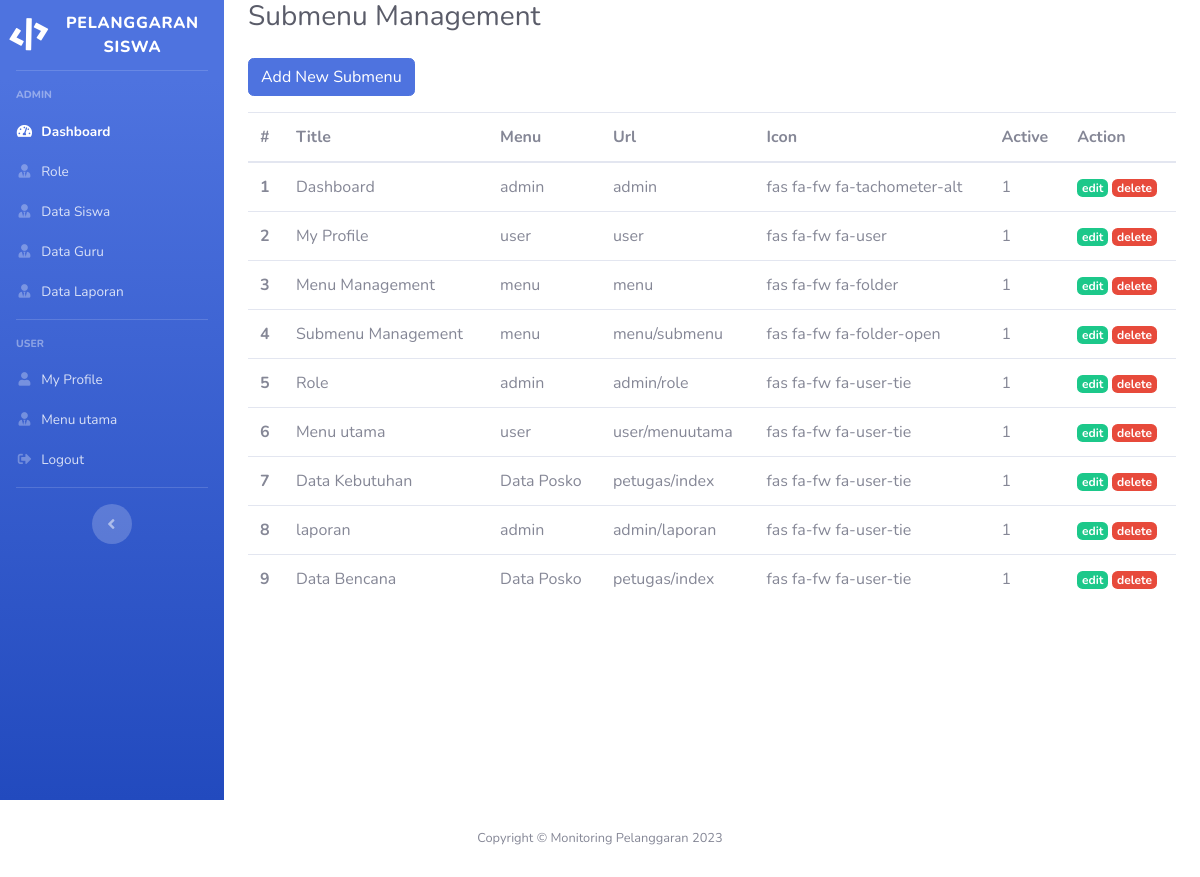
The page /index.php/menu/submenu on the database its author committed.
### tables this page shows
CREATE TABLE `user_sub_menu` (
  `id` int(11) NOT NULL,
  `menu_id` int(11) NOT NULL,
  `title` varchar(128) NOT NULL,
  `url` varchar(128) NOT NULL,
  `icon` varchar(128) NOT NULL,
  `is_active` int(11) NOT NULL
);

CREATE TABLE `user_menu` (
  `id` int(11) NOT NULL,
  `menu` varchar(128) NOT NULL
);

### application/controllers/Menu.php (called while the page is built, shortened)
<?php
class Menu extends CI_Controller
{
    public function submenu()
    {
        $data['title'] = 'Submenu Management';
        $data['user'] = $this->db->get_where('user', ['email' => $this->session->userdata('email')])->row_array();
        $this->load->model('Menu_model', 'menu');
        $data['subMenu'] = $this->menu->getSubMenu();
        $data['menu'] = $this->db->get('user_menu')->result_array();
        $this->form_validation->set_rules('title', 'Title', 'required');
        $this->form_validation->set_rules('menu_id', 'Menu', 'required');
        $this->form_validation->set_rules('url', 'URL', 'required');
        $this->form_validation->set_rules('icon', 'icon', 'required');
        if ($this->form_validation->run() ==  false) {
            $this->load->view('templates/header', $data);
            $this->load->view('templates/sidebar', $data);
            $this->load->view('menu/submenu', $data);
            $this->load->view('templates/footer');
        }
    }
}

### index.php (called while the page is built, shortened)
<?php
require_once BASEPATH.'core/CodeIgniter.php';

### application/models/Menu_model.php (called while the page is built, shortened)
<?php
class Menu_model extends CI_Model
{
    public function getSubMenu()
    {
        $query = "SELECT `user_sub_menu`.*, `user_menu`.`menu`
                  FROM `user_sub_menu` JOIN `user_menu`
                  ON `user_sub_menu`.`menu_id` = `user_menu`.`id`
                ";
        return $this->db->query($query)->result_array();
    }
}

### application/views/menu/submenu.php (the view, shortened to what this page needs)
<div class="container-fluid">
    <h1 class="h3 mb-4 text-gray-800"><?= $title; ?></h1>
    <div class="row">
        <div class="col-lg">
            <a href="" class="btn btn-primary mb-3" data-toggle="modal" data-target="#newSubMenuModal">Add New Submenu</a>
            <table class="table table-hover">
                <thead>
                    <tr>
                        <th scope="col">#</th>
                        <th scope="col">Title</th>
                        <th scope="col">Menu</th>
                        <th scope="col">Url</th>
                        <th scope="col">Icon</th>
                        <th scope="col">Active</th>
                        <th scope="col">Action</th>
                    </tr>
                </thead>
                <tbody>
                    <?php $i = 1; ?>
                    <?php foreach ($subMenu as $sm) : ?>
                    <tr>
                        <th scope="row"><?= $i; ?></th>
                        <td><?= $sm['title']; ?></td>
                        <td><?= $sm['menu']; ?></td>
                        <td><?= $sm['url']; ?></td>
                        <td><?= $sm['icon']; ?></td>
                        <td><?= $sm['is_active']; ?></td>
                        <td>
                            <a href="" class="badge badge-success">edit</a>
                            <a href="" class="badge badge-danger">delete</a>
                        </td>
                    </tr>
                    <?php $i++; ?>
                    <?php endforeach; ?>
                </tbody>
            </table>
        </div>
    </div>
</div>
</div>

### application/views/templates/header.php (shortened to what this page needs)
<!DOCTYPE html>
<html lang="en">
<head>
    <link href="<?= base_url('assets/'); ?>vendor/fontawesome-free/css/all.min.css" rel="stylesheet" type="text/css">
    <link href="<?= base_url('assets/'); ?>css/sb-admin-2.min.css" rel="stylesheet">
</head>
<body id="page-top">
    <div id="wrapper">

### application/views/templates/sidebar.php
<ul class="navbar-nav bg-gradient-primary sidebar sidebar-dark accordion" id="accordionSidebar">
    <a class="sidebar-brand d-flex align-items-center justify-content-center" href="">
        <div class="sidebar-brand-icon rotate-n-15">
            <i class="fas fa-code"></i>
        </div>
        <div class="sidebar-brand-text mx-3">Pelanggaran Siswa</div>
    </a>
    <hr class="sidebar-divider">
    <div class="sidebar-heading">
        admin </div>
    <li class="nav-item active">
        <a class="nav-link pb-0" href="<?= base_url('admin');?>">
            <i class="fas fa-fw fa-tachometer-alt"></i>
            <span>Dashboard</span></a>
    </li>
    <li class="nav-item">
        <a class="nav-link pb-0" href="<?= base_url('admin/role');?>">
            <i class="fas fa-fw fa-user-tie"></i>
            <span>Role</span></a>
    </li>
    <li class="nav-item">
        <a class="nav-link pb-0" href="<?= base_url('admin/dataSiswa');?>">
            <i class="fas fa-fw fa-user-tie"></i>
            <span>Data Siswa</span></a>
    </li>
    <li class="nav-item">
        <a class="nav-link pb-0" href="<?= base_url('admin/dataGuru');?>">
            <i class="fas fa-fw fa-user-tie"></i>
            <span>Data Guru</span></a>
    </li>
    <li class="nav-item">
        <a class="nav-link pb-0" href="<?= base_url('admin/dataLaporan');?>">
            <i class="fas fa-fw fa-user-tie"></i>
            <span>Data Laporan</span></a>
    </li>
    <hr class="sidebar-divider mt-3">
    <div class="sidebar-heading">
        user </div>
    <li class="nav-item">
        <a class="nav-link pb-0" href="<?= base_url('user');?>">
            <i class="fas fa-fw fa-user"></i>
            <span>My Profile</span></a>
    </li>
    <li class="nav-item">
        <a class="nav-link pb-0" href="<?= base_url('user/menuutama');?>">
            <i class="fas fa-fw fa-user-tie"></i>
            <span>Menu utama</span></a>
    </li>
    <li class="nav-item">
        <a class="nav-link" href="<?= base_url('auth/logout');?>">
            <i class="fas fa-fw fa-sign-out-alt"></i>
            <span>Logout</span></a>
    </li>
    <hr class="sidebar-divider d-none d-md-block">
    <div class="text-center d-none d-md-inline">
        <button class="rounded-circle border-0" id="sidebarToggle"></button>
    </div>
</ul>

### application/views/templates/footer.php (shortened to what this page needs)
<footer class="sticky-footer bg-white">
    <div class="container my-auto">
        <div class="copyright text-center my-auto">
            <span>Copyright &copy; Monitoring Pelanggaran <?= date('Y'); ?></span>
        </div>
    </div>
</footer>
</body>
</html>

### rows shown on the page
user_sub_menu: title "Dashboard", user_menu.menu "admin", url "admin", icon "fas fa-fw fa-tachometer-alt", is_active "1"
user_sub_menu: title "My Profile", user_menu.menu "user", url "user", icon "fas fa-fw fa-user", is_active "1"
user_sub_menu: title "Menu Management", user_menu.menu "menu", url "menu", icon "fas fa-fw fa-folder", is_active "1"
user_sub_menu: title "Submenu Management", user_menu.menu "menu", url "menu/submenu", icon "fas fa-fw fa-folder-open", is_active "1"
user_sub_menu: title "Role", user_menu.menu "admin", url "admin/role", icon "fas fa-fw fa-user-tie", is_active "1"
user_sub_menu: title "Menu utama", user_menu.menu "user", url "user/menuutama", icon "fas fa-fw fa-user-tie", is_active "1"
user_sub_menu: title "Data Kebutuhan", user_menu.menu "Data Posko", url "petugas/index", icon "fas fa-fw fa-user-tie", is_active "1"
user_sub_menu: title "laporan", user_menu.menu "admin", url "admin/laporan", icon "fas fa-fw fa-user-tie", is_active "1"
user_sub_menu: title "Data Bencana", user_menu.menu "Data Posko", url "petugas/index", icon "fas fa-fw fa-user-tie", is_active "1"
